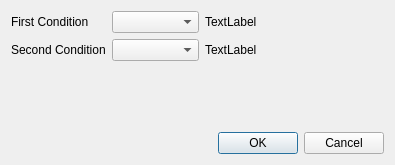
<?xml version="1.0" encoding="UTF-8"?>
<ui version="4.0">
 <class>AndBreakpointWindow</class>
 <widget class="QDialog" name="AndBreakpointWindow">
  <property name="geometry">
   <rect>
    <x>0</x>
    <y>0</y>
    <width>395</width>
    <height>165</height>
   </rect>
  </property>
  <property name="windowTitle">
   <string>Dialog</string>
  </property>
  <layout class="QGridLayout" name="gridLayout">
   <item row="1" column="0">
    <widget class="QLabel" name="label_2">
     <property name="text">
      <string>Second Condition</string>
     </property>
    </widget>
   </item>
   <item row="0" column="0">
    <widget class="QLabel" name="label">
     <property name="text">
      <string>First Condition</string>
     </property>
    </widget>
   </item>
   <item row="0" column="1">
    <widget class="QComboBox" name="first_combo"/>
   </item>
   <item row="5" column="0" colspan="4">
    <widget class="QDialogButtonBox" name="buttonBox">
     <property name="orientation">
      <enum>Qt::Horizontal</enum>
     </property>
     <property name="standardButtons">
      <set>QDialogButtonBox::Cancel|QDialogButtonBox::Ok</set>
     </property>
    </widget>
   </item>
   <item row="1" column="1">
    <widget class="QComboBox" name="second_combo"/>
   </item>
   <item row="2" column="1">
    <spacer name="verticalSpacer">
     <property name="orientation">
      <enum>Qt::Vertical</enum>
     </property>
     <property name="sizeHint" stdset="0">
      <size>
       <width>20</width>
       <height>40</height>
      </size>
     </property>
    </spacer>
   </item>
   <item row="0" column="2">
    <widget class="QLabel" name="first_label">
     <property name="text">
      <string>TextLabel</string>
     </property>
    </widget>
   </item>
   <item row="1" column="2">
    <widget class="QLabel" name="second_label">
     <property name="text">
      <string>TextLabel</string>
     </property>
    </widget>
   </item>
  </layout>
 </widget>
 <resources/>
 <connections>
  <connection>
   <sender>buttonBox</sender>
   <signal>accepted()</signal>
   <receiver>AndBreakpointWindow</receiver>
   <slot>accept()</slot>
   <hints>
    <hint type="sourcelabel">
     <x>248</x>
     <y>254</y>
    </hint>
    <hint type="destinationlabel">
     <x>157</x>
     <y>274</y>
    </hint>
   </hints>
  </connection>
  <connection>
   <sender>buttonBox</sender>
   <signal>rejected()</signal>
   <receiver>AndBreakpointWindow</receiver>
   <slot>reject()</slot>
   <hints>
    <hint type="sourcelabel">
     <x>316</x>
     <y>260</y>
    </hint>
    <hint type="destinationlabel">
     <x>286</x>
     <y>274</y>
    </hint>
   </hints>
  </connection>
 </connections>
</ui>
